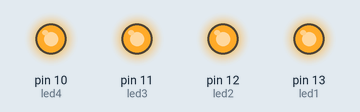
Recording of a sketch running on a simulated Arduino Uno, built with avr-gcc and run on an emulated ATmega328P. On the bench: output pins drawn as LEDs (lit = HIGH).

Above: at 0.03 s.
At 0.5 s:
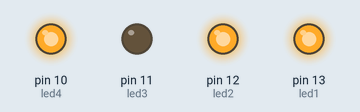
At 1.1 s:
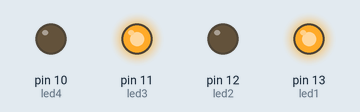
At 2.68 s:
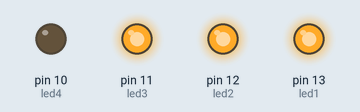
At 4.5 s:
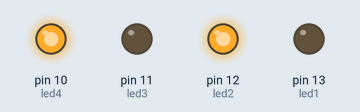
Timing chart, 0 to 5.8 s (numbered marks = the images above):
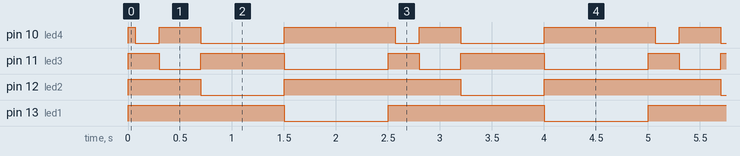

Measured:
- by itself, pin 10 (led4): repeats every 2.5 s: LOW 0.23 s, HIGH 0.40 s, LOW 0.80 s, HIGH 1.1 s
- by itself, pin 11 (led3): repeats every 2.5 s: LOW 0.40 s, HIGH 0.80 s, LOW 1.0 s, HIGH 0.30 s
- by itself, pin 12 (led2): repeats every 2.5 s: LOW 0.80 s, HIGH 1.7 s
- by itself, pin 13 (led1): alternates HIGH for 1.5 s and LOW for 1.0 s

The sketch:

puntoB.ino
```cpp
  int led1 = 13;
int led2 = 12;
int led3 = 11;
int led4 = 10;

void setup() {
  pinMode(led1, OUTPUT);
  pinMode(led2, OUTPUT);
  pinMode(led3, OUTPUT);
  pinMode(led4, OUTPUT);
  Serial.begin(9600);

}

void loop() {
  digitalWrite(led4, HIGH);
  digitalWrite(led3, HIGH);
  digitalWrite(led2, HIGH);
  digitalWrite(led1, HIGH);
  delay(70);
  digitalWrite(led4, LOW);
  delay(230);
  digitalWrite(led4, HIGH);
  digitalWrite(led3, LOW);
  delay(400);
  digitalWrite(led4, LOW);
  digitalWrite(led3, HIGH);
  digitalWrite(led2, LOW);
  delay(800);
  digitalWrite(led4, HIGH);
  digitalWrite(led3, LOW);
  digitalWrite(led2, HIGH);
  digitalWrite(led1, LOW);
  delay(1000);

}
```
